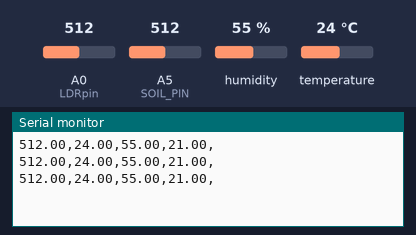
Bench run of a sketch on a simulated Arduino Uno, built with avr-gcc and run on an emulated ATmega328P. Shown: the last lines printed to the serial monitor. The test bench sets the inputs (shaded band); at power-on: humidity 55 %, A0 (LDRpin) = 512, A5 (SOIL_PIN) = 512, temperature 24 °C.

Above: at 1.3 s.
1.4 s: humidity set to 22 %
At 2.0 s:
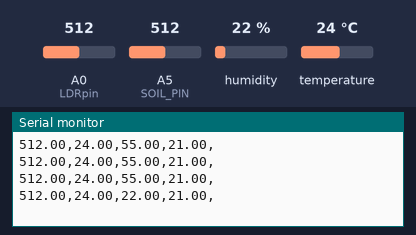
2.9 s: A0 (LDRpin) set to 716
At 3.6 s:
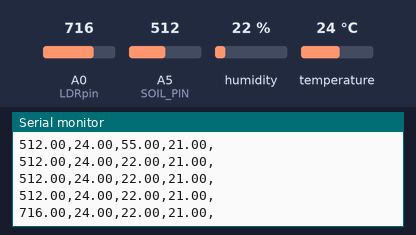
4.4 s: A5 (SOIL_PIN) set to 716
At 5.2 s:
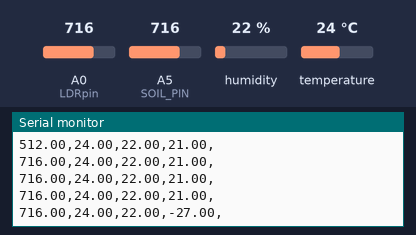
5.9 s: temperature set to 12 °C
At 5.9 s:
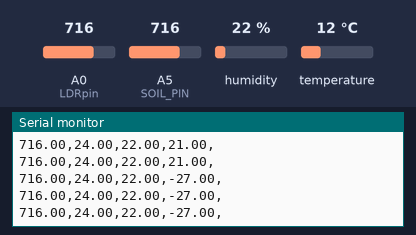
7.4 s: A0 (LDRpin) set to 992
At 7.8 s:
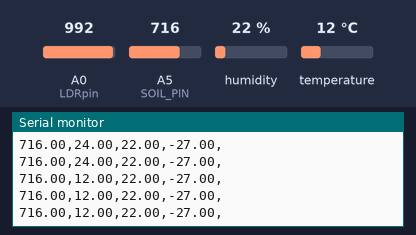
10.5 s: A5 (SOIL_PIN) set to 992
At 11.0 s:
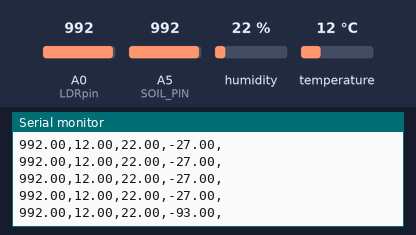
Timing chart, 0 to 13.0 s (numbered marks = the images above; inputs shaded):
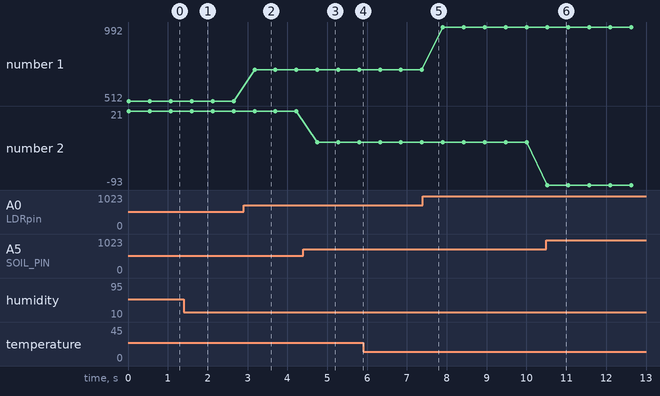

Measured:
- after the input at 1.4 s, the serial monitor: prints a new line after 0.20 s (image 1)
- after the input at 2.9 s, the serial monitor: prints a new line after 0.28 s (image 2)
- after the input at 4.4 s, the serial monitor: prints a new line after 0.35 s (image 3)
- after the input at 10.5 s, the serial monitor: prints a new line at once (image 6)
- plotted number 1: 512 → 716 after the input at 2.9 s, 716 → 992 after the input at 7.4 s
- plotted number 2: 21 → -27 after the input at 4.4 s, -27 → -93 after the input at 10.5 s

The sketch:

ArduinoCollection.ino
```cpp
#include "DHTStable.h"
// Define pin configurations
#define LDRpin A0         // Pin where the LDR and resistor are connected
#define DHT11_PIN 7       // Pin to connect the temperature & humidity sensor
#define SOIL_PIN A5       // Pin to connect the soil moisture sensor

// Initialize DHT object
DHTStable DHT;

// Variables to store sensor readings
int LDRValue = 0;            // Result of reading the analog pin
const int dry = 600; // value for dry sensor
const int wet = 180; // value for wet sensor

void setup() {
  // Initialize serial communication
  Serial.begin(9600);
}

void loop() {
  // Read LDR sensor value
  LDRValue = analogRead(LDRpin);

  // Read temperature and humidity from DHT11 sensor
  float chk = DHT.read11(DHT11_PIN);
  float humidity = DHT.getHumidity();
  float temperature = DHT.getTemperature();

  // Read soil moisture value
  float soilHumidity = analogRead(SOIL_PIN);
  int percentageSoilHumididy = map(soilHumidity, wet, dry, 100, 0);
  // printDataToRead(LDRValue, humidity, temperature, soilHumidity);
  printDataToSend(LDRValue, humidity, temperature, percentageSoilHumididy);
  delay(500);                    // Delay before next reading
}

void printDataToRead(float LDRValue, float humidity, float temperature, float percentageSoilHumidity){
  // Print sensor readings
  Serial.print("Light = ");
  Serial.println(LDRValue);      // Print the LDR value
  Serial.print("Temperature = ");
  Serial.println(temperature);   // Print temperature
  Serial.print("Humidity = ");
  Serial.println(humidity);      // Print humidity
  Serial.print("Soil humidity = ");
  Serial.println(percentageSoilHumidity); // Print soil humidity

}

void printDataToSend(float LDRValue, float humidity, float temperature, float percentageSoilHumidity){
  Serial.print(LDRValue);
  Serial.print(",");
  Serial.print(temperature);
  Serial.print(",");
  Serial.print(humidity);
  Serial.print(",");
  Serial.print(percentageSoilHumidity);
  Serial.print(",");
  Serial.println();
}
```
